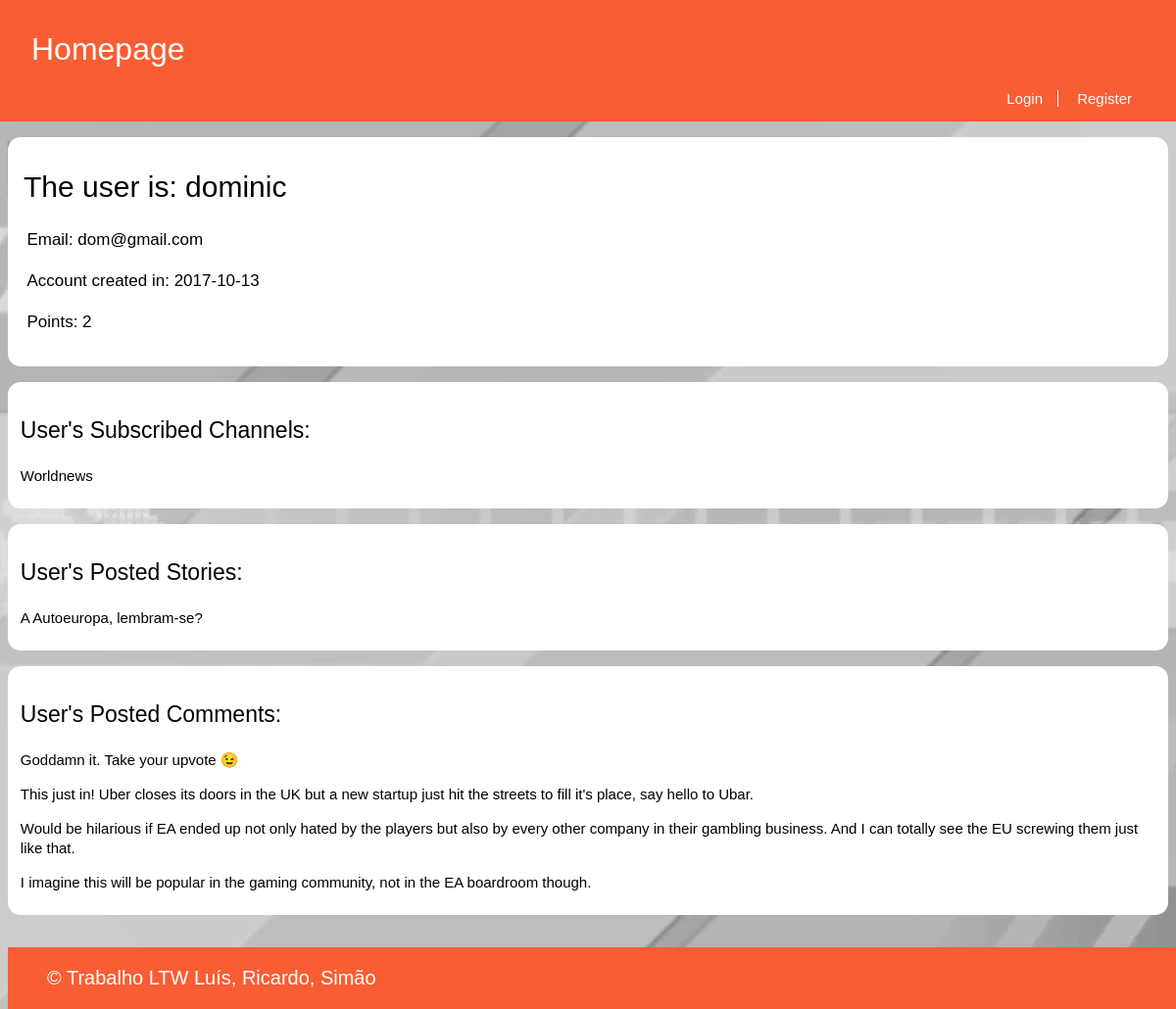
Page /pages/profile.php?name=dominic on the committed database.
### tables this page shows
CREATE TABLE Utilizer (
  username VARCHAR PRIMARY KEY,
  password VARCHAR NOT NULL,
  email VARCHAR NOT NULL,
  points INTEGER DEFAULT 0,
  created INTEGER -- date when the utilizer was created in epoch format
);

CREATE TABLE UserSubscriptions (
  username VARCHAR REFERENCES utilizer,
  channel VARCHAR REFERENCES channel,
  PRIMARY KEY (username, channel)
);

CREATE TABLE Story (
  id INTEGER PRIMARY KEY,
  title VARCHAR,
  published INTEGER, -- date when the story was published in epoch format
  channel VARCHAR REFERENCES channel, -- comma separated tags
  author VARCHAR REFERENCES utilizer, -- who wrote the article
  points INTEGER DEFAULT 0,
  fulltext VARCHAR
);

CREATE TABLE Comment (
  id INTEGER PRIMARY KEY,
  story_id INTEGER REFERENCES story,
  parent_comment INTEGER REFERENCES comment,
  username VARCHAR REFERENCES utilizer,
  date INTEGER NOT NULL, -- date when comment was published in epoch format
  points INTEGER DEFAULT 0,
  text VARCHAR NOT NULL
);

### database/db_user.php (called while the page is built, shortened)
<?php
    function getUserPublicInfo($username) {
        $db = Database::instance()->db();
        $stmt = $db->prepare('SELECT email, points, created FROM Utilizer WHERE username = ?');
        $stmt->execute(array($username));
        return $stmt->fetchAll();
    }
    function getAllStoriesPosted($username) {
        $db = Database::instance()->db();
        $stmt = $db->prepare('SELECT id, title FROM Story WHERE author = ?');
        $stmt->execute(array($username));
        return $stmt->fetchAll();
    }
    function getAllCommentsPosted($username) {
        $db = Database::instance()->db();
        $stmt = $db->prepare('SELECT story_id, date, points, text FROM Comment WHERE username = ?');
        $stmt->execute(array($username));
        return $stmt->fetchAll();
    }
?>

### database/db_channel.php (called while the page is built, shortened)
<?php
	function getSubscribedChannels($username) {
		$db = Database::instance()->db();
		$subscribedChannelsQuery = $db->prepare('SELECT channel FROM UserSubscriptions WHERE username = ?');
		$subscribedChannelsQuery->execute(array($username));
		$subscribedChannelsNames = $subscribedChannelsQuery->fetchAll();
		return $subscribedChannelsNames;
	}
?>

### templates/tpl_profile.php (the view, shortened to what this page needs)
<?php
	include_once('../templates/tpl_common.php');
?>
<?php function draw_posted_stories($username) { ?>
	<link rel="stylesheet" href="../css/profile.css">
	<section class="userHistory">
		<h3> User's Posted Stories: </h3>
		<?php
		$postedStoriesId = getAllStoriesPosted($username);
		if(empty($postedStoriesId)) { ?>
		<p> User has not posted any story..</p>
		<?php } else {
		foreach($postedStoriesId as $story) { ?>
			<p><a onclick="window.location.href='../pages/story.php?id=<?=$story['id']?>'"><?=$story['title']?></a></p>
		<?php }
		} ?>
	</section>
<?php } ?>
<?php function draw_posted_comments($username) { ?>
	<section class="userHistory">
		<h3> User's Posted Comments: </h3>
		<?php
		$postedComments = getAllCommentsPosted($username);
		if(empty($postedComments)) { ?>
		<p> User has not posted any comment..</p>
		<?php } else {
		foreach($postedComments as $comment) { ?>
			<p><a onclick="window.location.href='../pages/story.php?id=<?=$comment['story_id']?>'"> <?=$comment['text']?> </a></p>
		<?php }
		} ?>
	</section>
<?php } ?>
<?php function draw_user_info($username, $created, $points, $email) { ?>
	<?php $data = convert_epoch($created) ?>
	<link rel="stylesheet" href="../css/story.css">
	<section id="storyText">
		<h1>The user is: <?=$username?></h1>
		<p>Email: <?=$email?></p>
		<p>Account created in: <?=$data->format('Y-m-d')?></p>
		<p>Points: <?=$points?></p>
	</section>
<?php } ?>
<?php function draw_subscribedChannels($username) { ?>
  <link rel="stylesheet" href="../css/story.css">
  <section class="userHistory">
      <h3> User's Subscribed Channels: </h3>
      <?php
      $subscribedChannelsNames = getSubscribedChannels($username);
      if(empty($subscribedChannelsNames)) { ?>
        <p> User has not subscribed to any channel..</p>
      <?php } else {
        foreach( $subscribedChannelsNames as $channelName) { ?>
          <p><a onclick="window.location.href='../pages/channel.php?name=<?=$channelName['channel']?>'"><?=$channelName['channel']?></a></p>
        <?php }
      } ?>
  </section>
<?php } ?>

### css/common.css (style rules this page uses)
html { position: relative; min-height: 100%; }
body { margin: 0 auto; padding-bottom: 5em; max-width: 80em; background: url(../images/background.png) no-repeat center center fixed; }

### css/story.css (style rules this page uses)
#storyText { background-color: white; border-radius: 13px; margin: 1em 0.5em 0em 0.5em; padding: 1em; }
#storyText > h1 { text-align: left; font-size: 30px; font-weight: 400; font-family: Verdana, sans-serif; margin-top: 0.6em; }
#storyText > p { text-align: justify; font-size: 17px; line-height: 25px; font-family: Arial, sans-serif; margin-left: 0.2em; margin-right: 2.5em; }

### css/profile.css (style rules this page uses)
.userHistory { background-color: white; border-radius: 13px; margin: 1em 0.5em 1em 0.5em; padding: 0.8em 0.5em 0.5em 0.8em; }
.userHistory h3 { font-weight: 100; font-size: 23px; font-family: Verdana, sans-serif; margin-top: 1em; }
.userHistory p { font-size: 15px; line-height: 20px; font-family: Arial, sans-serif; cursor: pointer; }

### rows in the picture
utilizer: email "dom@gmail.com", created "2017-10-13", points "2"
usersubscriptions: channel "Worldnews"
story: title "A Autoeuropa, lembram-se?"
comment: text "Goddamn it. Take your upvote 😉"
comment: text "This just in! Uber closes its doors in the UK but a new startup just hit the streets to fill it's place, say hello to Ubar."
comment: text "Would be hilarious if EA ended up not only hated by the players but also by every other company in their gambling business. And I can totally see the EU screwing them just like that."
comment: text "I imagine this will be popular in the gaming community, not in the EA boardroom though."

### other values in the picture
$channel "Homepage"
$username "dominic"
